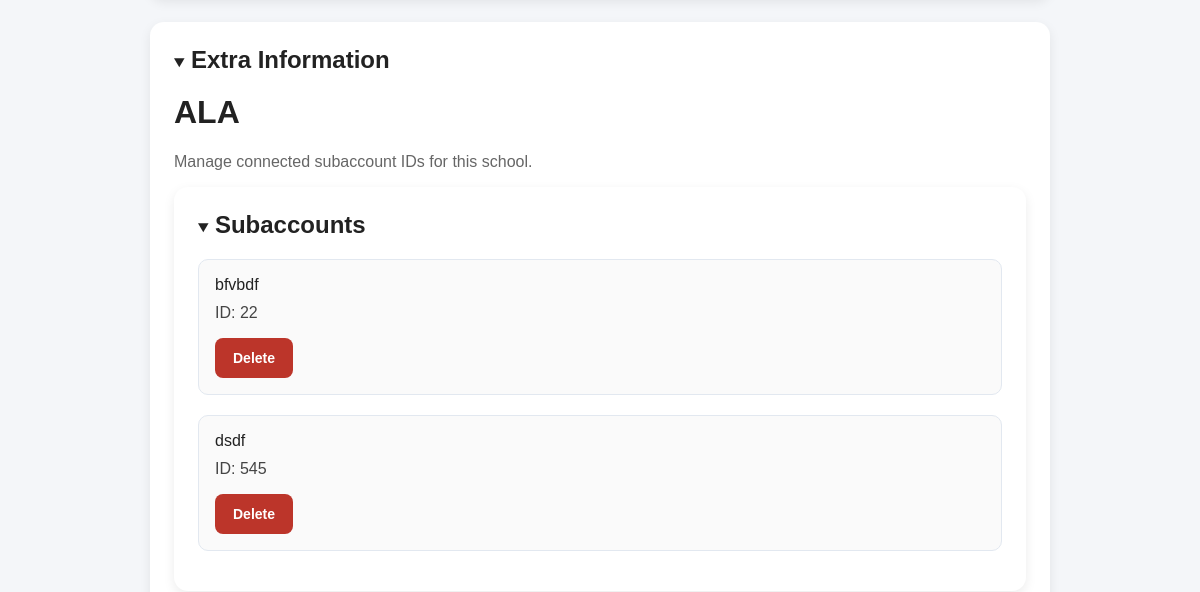
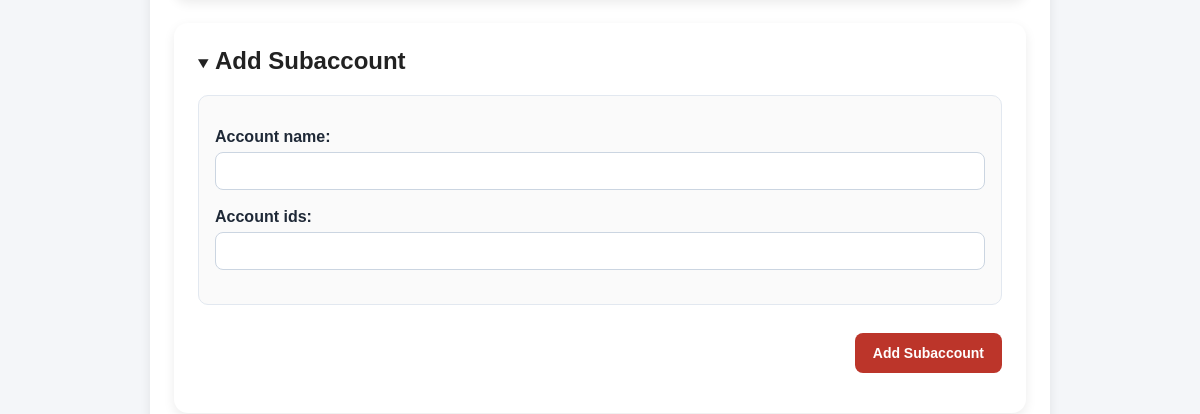
The page /Canvas/ALA/Admin/ (middle part) on the database as committed earlier (2 pictures, top to bottom).
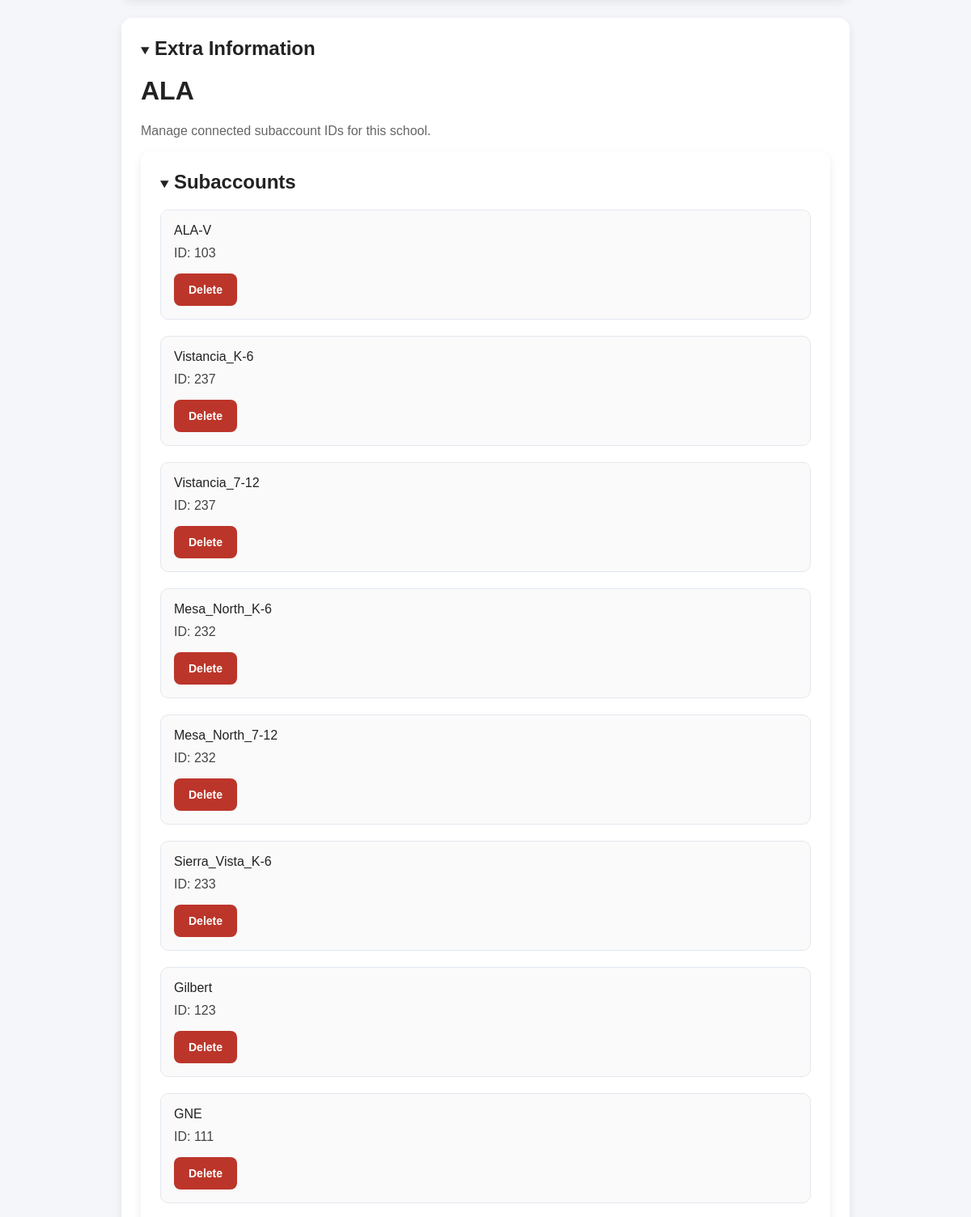
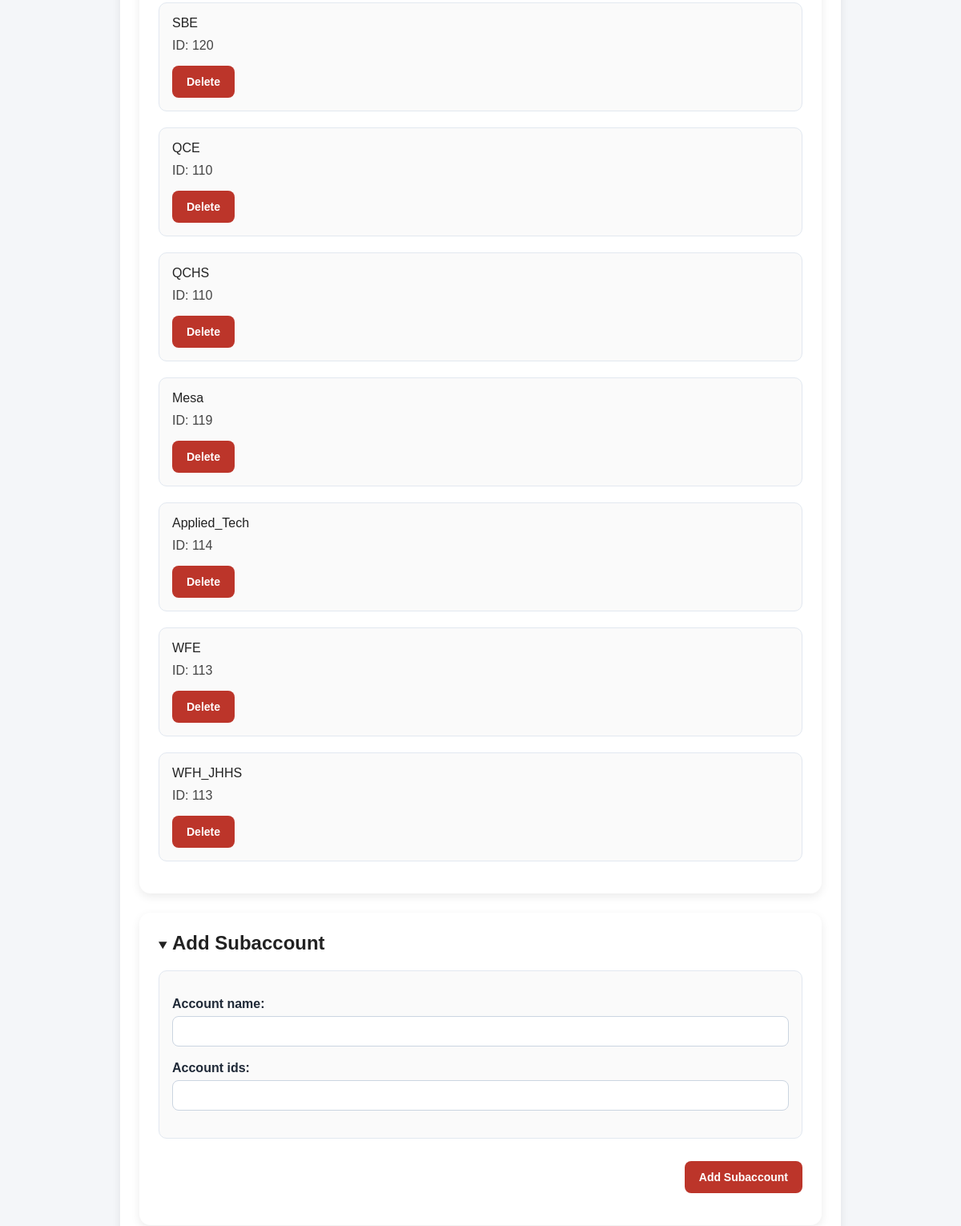
The same page on the database as committed later (2 pictures, top to bottom).
### CanvasApp/models/models.py (models this page shows, shortened)
class SubAccountId(models.Model):
    school = models.ForeignKey(School, on_delete=models.CASCADE)
    name = models.CharField(max_length=100)
    account_id = models.CharField(max_length=100)

### CanvasApp/views/views_admins.py (the view, shortened to what this page needs)
# urls.py: path("<str:school_name>/Admin/", views.AdminsView.as_view(), name="adminView"),
class AdminsView(BaseView):
    manual = True
    manual_params = {"account_id": int, "user_id": int, "role_id": int, "send_confirmation": bool}
    extra_info = "admin.html"
    add_params = {"account_name": str, "account_ids": str}
    var_params = {"admin_role_id": int}
    extra_context = {"add_form": BasicForm(add_params)}
    import_csv = "import.csv"
    staff_csv = r"staff_list.csv"
    uploaded_file = "box.csv"
    uploaded_folder = "395540144538"

### CanvasApp/forms.py
class FileForm(forms.Form):
    file = forms.FileField(validators=[FileExtensionValidator(['csv'])])

class BasicForm(forms.Form):
    def __init__(self, dictionary, *args, **kwargs):
        super().__init__(*args, **kwargs)
        correct_field = {
            int: forms.IntegerField(),
            str: forms.CharField(max_length=200),
            bool: forms.BooleanField(required=False),
        }
        for name, param_type in dictionary.items():
            self.fields[name] = correct_field[param_type]

### CanvasApp/models/models_script.py (called while the page is built)
    @property
    def description(self) -> str:
        return self.full[str(self.script_name)]

### CanvasApp/views/views_base.py (called while the page is built)
    def set_variables(self, school_name):
        school = School.objects.get(name= school_name)
        variables = {}
        for var_name, var_type in self.var_params.items():
            variables[var_name] = {
                "instance": Variable.objects.get_or_create(name=var_name, defaults={"value": "no value"}, school=school)[0],
                "form": BasicForm({var_name: var_type})}
        return variables

### CanvasApp/templates/main.html (shortened to what this page needs)
{% extends "base.html" %}
{% block content %}
<div class="page-container">
    {% if extra_info %}
    <div class="card">
        <details open>
            <summary style="cursor: pointer; user-select: none; outline: none;">
                <h2 style="display: inline;">Extra Information</h2>
            </summary>
            <div style="margin-top: 20px;">
                {% include extra_info %}
            </div>
        </details>
    </div>
    {% endif %}
</div>
{% endblock %}

### CanvasApp/templates/admin.html (shortened to what this page needs)
{% if school %}
    <h1>{{ school.name }}</h1>
    <p class="description"> Manage connected subaccount IDs for this school. </p>
{% else %}
    <h1>No School Selected</h1>
    <p class="description"> Please return and choose a school first. </p>
{% endif %}
{% if school %}
    <div class="card">
        <details open>
            <summary style="cursor: pointer; user-select: none; outline: none;">
                <h2 style="display: inline;">Subaccounts</h2>
            </summary>
            <div style="margin-top: 20px;">
                <form method="post" enctype="multipart/form-data">
                    <div class="form-section">
                        {% for account in school.subaccountid_set.all %}
                            <div class="variable-card">
                                <div class="account-row">
                                    <div>
                                        <div class="account-name"> {{ account.name }} </div>
                                        <div class="current-value"> ID: {{ account.account_id }} </div>
                                    </div>
                                    <button type="submit" name="delete" value="{{ account.name }}" class="btn btn-primary"> Delete </button>
                                </div>
                            </div>
                        {% empty %}
                            <p class="description"> No subaccounts found. </p>
                        {% endfor %}
                    </div>
                </form>
            </div>
        </details>
    </div>
    <div class="card">
        <details open>
            <summary style="cursor: pointer; user-select: none; outline: none;">
                <h2 style="display: inline;">Add Subaccount</h2>
            </summary>
            <div style="margin-top: 20px;">
                <form method="post" enctype="multipart/form-data" class="form-section">
                    <div class="variable-card form-wrapper">
                        {{ add_form.as_p }}
                    </div>
                    <div class="button-row">
                        <button type="submit" name="action" value="id" class="btn btn-primary"> Add Subaccount </button>
                    </div>
                </form>
            </div>
        </details>
    </div>
{% endif %}

Rows that differ between the two databases and show on the page:
removed SubAccountId: name "bfvbdf", account_id "22"
removed SubAccountId: name "dsdf", account_id "545"
added SubAccountId: name "ALA-V", account_id "103"
added SubAccountId: name "Vistancia_K-6", account_id "237"
added SubAccountId: name "Vistancia_7-12", account_id "237"
added SubAccountId: name "Mesa_North_K-6", account_id "232"
added SubAccountId: name "Mesa_North_7-12", account_id "232"
added SubAccountId: name "Sierra_Vista_K-6", account_id "233"
added SubAccountId: name "Gilbert", account_id "123"
added SubAccountId: name "GNE", account_id "111"
added SubAccountId: name "SBE", account_id "120"
added SubAccountId: name "QCE", account_id "110"
added SubAccountId: name "QCHS", account_id "110"
added SubAccountId: name "Mesa", account_id "119"
added SubAccountId: name "Applied_Tech", account_id "114"
added SubAccountId: name "WFE", account_id "113"
added SubAccountId: name "WFH_JHHS", account_id "113"
